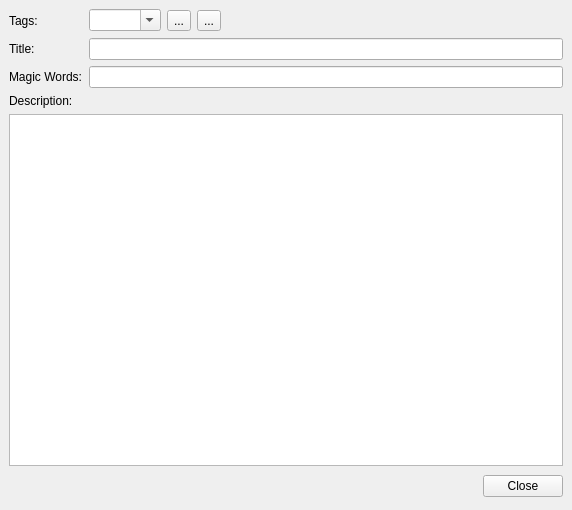
<ui version="4.0" >
 <class>Form</class>
 <widget class="QWidget" name="Form" >
  <property name="geometry" >
   <rect>
    <x>0</x>
    <y>0</y>
    <width>572</width>
    <height>510</height>
   </rect>
  </property>
  <property name="windowTitle" >
   <string>Form</string>
  </property>
  <layout class="QVBoxLayout" >
   <property name="margin" >
    <number>9</number>
   </property>
   <property name="spacing" >
    <number>6</number>
   </property>
   <item>
    <layout class="QGridLayout" >
     <property name="margin" >
      <number>0</number>
     </property>
     <property name="spacing" >
      <number>6</number>
     </property>
     <item row="2" column="0" >
      <widget class="QLabel" name="label_2" >
       <property name="text" >
        <string>Magic Words:</string>
       </property>
      </widget>
     </item>
     <item row="0" column="0" >
      <widget class="QLabel" name="label" >
       <property name="text" >
        <string>Tags:</string>
       </property>
      </widget>
     </item>
     <item row="1" column="0" >
      <widget class="QLabel" name="label_4" >
       <property name="text" >
        <string>Title:</string>
       </property>
      </widget>
     </item>
     <item row="2" column="1" >
      <widget class="QLineEdit" name="magicWords" />
     </item>
     <item row="1" column="1" >
      <widget class="QLineEdit" name="title" />
     </item>
     <item row="0" column="1" >
      <layout class="QHBoxLayout" >
       <property name="margin" >
        <number>0</number>
       </property>
       <property name="spacing" >
        <number>6</number>
       </property>
       <item>
        <widget class="QComboBox" name="list" >
         <property name="editable" >
          <bool>true</bool>
         </property>
        </widget>
       </item>
       <item>
        <widget class="QToolButton" name="new" >
         <property name="text" >
          <string comment="New Tag" >...</string>
         </property>
         <property name="icon" >
          <iconset resource="icons.qrc" >:/icons/icons/filenew.png</iconset>
         </property>
        </widget>
       </item>
       <item>
        <widget class="QToolButton" name="delete" >
         <property name="text" >
          <string comment="Delete Tag" >...</string>
         </property>
         <property name="icon" >
          <iconset resource="icons.qrc" >:/icons/icons/fileclose.png</iconset>
         </property>
        </widget>
       </item>
       <item>
        <spacer>
         <property name="orientation" >
          <enum>Qt::Horizontal</enum>
         </property>
         <property name="sizeHint" >
          <size>
           <width>241</width>
           <height>23</height>
          </size>
         </property>
        </spacer>
       </item>
      </layout>
     </item>
    </layout>
   </item>
   <item>
    <widget class="QLabel" name="label_3" >
     <property name="text" >
      <string>Description:</string>
     </property>
    </widget>
   </item>
   <item>
    <widget class="QTextEdit" name="description" >
     <property name="sizePolicy" >
      <sizepolicy>
       <hsizetype>7</hsizetype>
       <vsizetype>7</vsizetype>
       <horstretch>3</horstretch>
       <verstretch>0</verstretch>
      </sizepolicy>
     </property>
    </widget>
   </item>
   <item>
    <layout class="QHBoxLayout" >
     <property name="margin" >
      <number>0</number>
     </property>
     <property name="spacing" >
      <number>6</number>
     </property>
     <item>
      <spacer>
       <property name="orientation" >
        <enum>Qt::Horizontal</enum>
       </property>
       <property name="sizeHint" >
        <size>
         <width>281</width>
         <height>29</height>
        </size>
       </property>
      </spacer>
     </item>
     <item>
      <widget class="QPushButton" name="close" >
       <property name="text" >
        <string>Close</string>
       </property>
      </widget>
     </item>
    </layout>
   </item>
  </layout>
 </widget>
 <resources>
  <include location="icons.qrc" />
 </resources>
 <connections/>
</ui>
